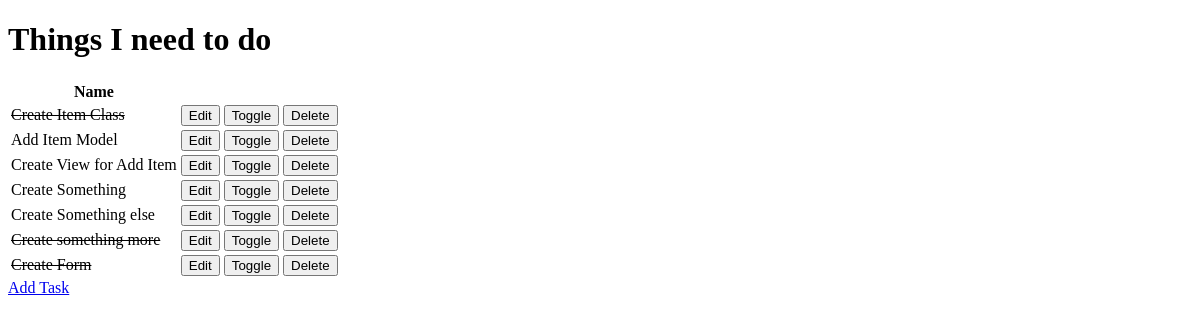
Before: / with the older database file.
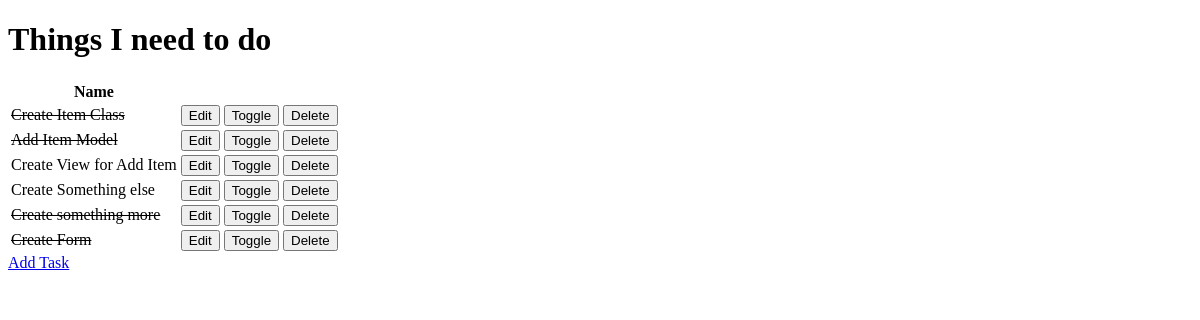
After: the same page with the newer database file.
### todo_app/models.py (models this page shows, shortened)
class Item(models.Model):
    name = models.CharField(max_length=50, null=False, blank=False)
    done = models.BooleanField(default=False, null=False, blank=False)

### todo_app/views.py (the view)
# urls.py: path('', get_todo_list, name='get_todo_list'),
def get_todo_list(request):
    items = Item.objects.all()
    context = {
        'items' : items
    }
    return render(request, 'todo_app/todo_list.html', context=context)

### todo_app/templates/todo_app/todo_list.html (shortened to what this page needs)
<!DOCTYPE html>
<html lang="en">
<head>
</head>
<body>
    <h1>Things I need to do</h1>
    <table>
        <tr>
            <th>Name</th>
        </tr>
        {% for item in items %}
            <tr>
            {% if item.done %}
            <td><strike>{{ item.name }}</strike></td>
            {% else %}
            <td>{{ item.name }}</td>
            {% endif %}
            <td>
                <a href="/edit/{{ item.id }}">
                    <button>Edit</button>
                </a>
            </td>
            <td>
                <a href="/toggle/{{ item.id }}">
                    <button>Toggle</button>
                </a>
            </td>
            <td>
                <a href="/delete/{{ item.id }}">
                    <button>Delete</button>
                </a>
            </td>
            </tr>
        {% empty %}
        <tr><td>You have nothing to do!</td></tr>
        {% endfor %}
    </table>
    <a href="/add">Add Task</a>
</body>
</html>

Changed rows visible on the page:
removed Item: name "Create Something"
changed Item "Add Item Model": done False → True (drawn)
